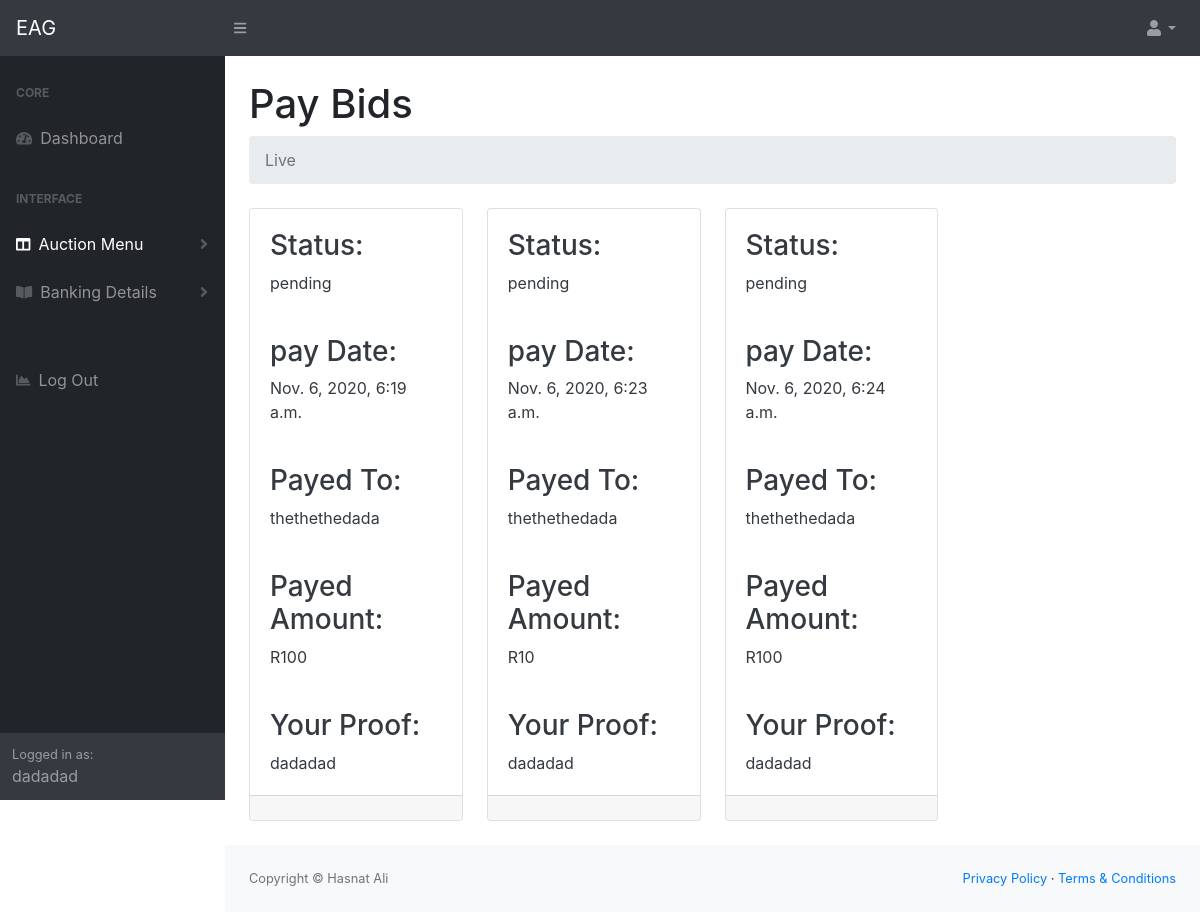
/PayBids/ (signed in), run on an earlier commit of the app's database.
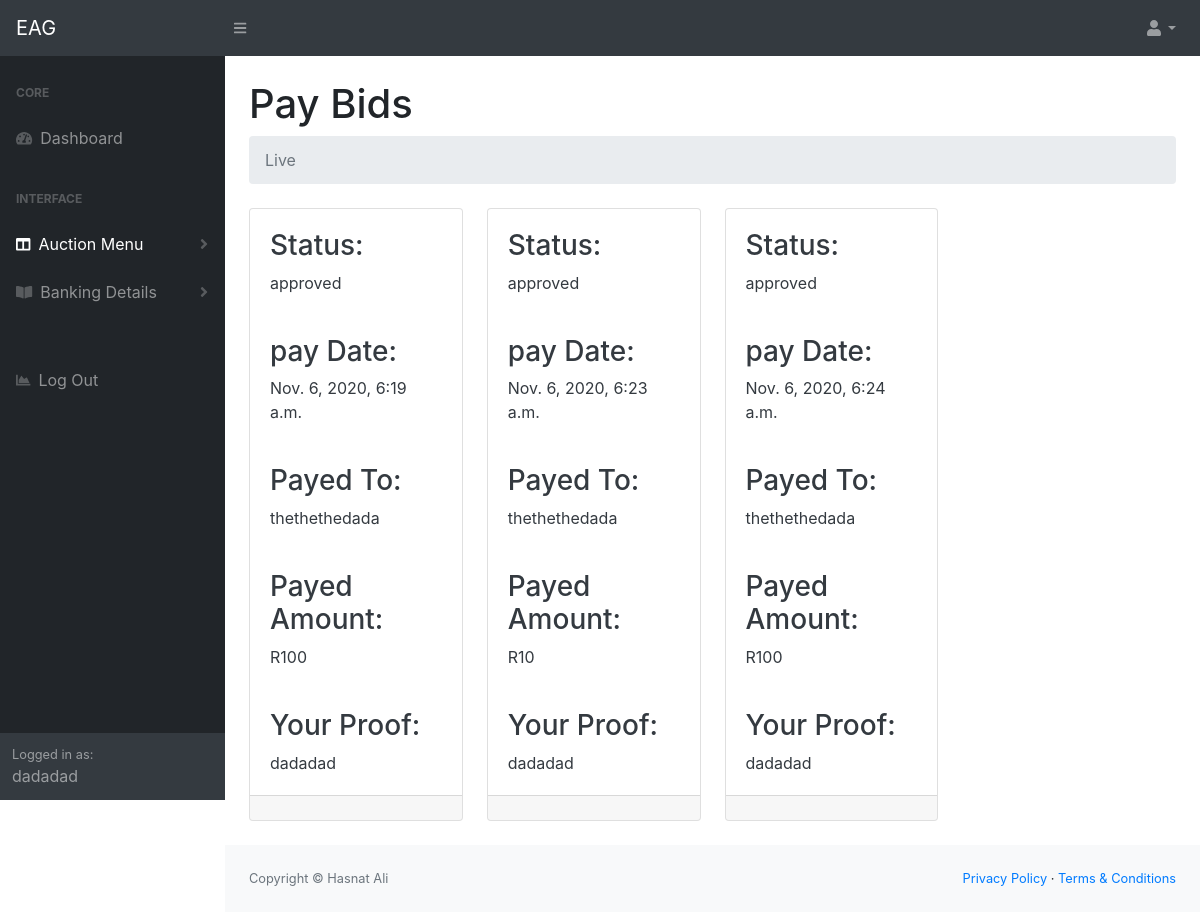
And on a later commit of the database.
### dashboard/models.py (models this page shows, shortened)
class BuyBid(models.Model):
    buyer = models.ForeignKey(Customer, null=True, on_delete= models.SET_NULL)
    bider = models.ForeignKey(Bids, null=True, on_delete= models.SET_NULL)
    quantity = models.IntegerField(default=0)
    CATEGORY = (
			('pending', 'Pending'),
			('approved', 'Approved'),
			('declined', 'Declined'),
			)
    status =models.CharField(max_length=200, null=True, choices=CATEGORY)
    CATEGORY1 = (
			('2', '2 Days'),
			('5', '5 Days'),
			)
    days =models.CharField(max_length=200, null=True, choices=CATEGORY1)
    proof = models.ImageField(null=True, blank=True)
    date_created = models.DateTimeField(auto_now_add=True, null=True)

class Bids(models.Model):
    customer = models.ForeignKey(Customer, null=True, on_delete= models.SET_NULL)
    auction = models.ForeignKey(Auction, null=True, on_delete= models.SET_NULL)
    CATEGORY = (
			('500', 'R500'),
			('1000', 'R1000'),
			('2000', 'R2000'),
			('5000', 'R5000'),
			)
    bided =models.CharField(max_length=200, null=True, choices=CATEGORY)
    remainingbid = models.IntegerField(default=0)
    date_created = models.DateTimeField(auto_now_add=True, null=True)

class Customer(models.Model):
    user = models.OneToOneField(User, on_delete=models.CASCADE, null=True)
    name = models.CharField(max_length=200, null=True)
    first_name = models.CharField(max_length=200, null=True)
    last_name = models.CharField(max_length=200, null=True)
    account_holder_name = models.CharField(max_length=200, null=True)
    account_number = models.CharField(max_length=200, null=True)
    phone = models.CharField(max_length=200, null=True)
    CATEGORY = (
			('Capitec', 'Capitec'),
			('Absa', 'Absa'),
			('Nedbank', 'Nedbank'),
			('Standard Bank', 'Standard_bank'),
			('Tyme Bank', 'Tyme'),
			('Bidvest', 'Bidvest'),
			('African Bank', 'African_Bank'),
			('Gro bank south Africa', 'Gro_bank_south_Africa'),
			('FNB South Africa', 'FNB_South_Africa'),
			('FNB Namibia', 'FNB_Namibia'),
			('FNB South Africa', 'FNB_South_Africa'),
			('FNB Swaziland', 'FNB_Swaziland'),
			('FNB Zambia', 'FNB_Zambia'),
			)
    banks = models.CharField(max_length=200, null=True, choices=CATEGORY)
    def __str__(self):
        return str(self.name)

### dashboard/views.py (the view)
# urls.py: path('PayBids/', views.paybid, name="pay_bids"),
@login_required(login_url="homepage")
def paybid(request):
    payer = request.user.customer
    payed = payer.buybid_set.all()
    context = {
        'payed': payed
    }
    return render(request, 'dashboard/dist/PayBids.html', context)

### dashboard/templates/dashboard/dist/PayBids.html (shortened to what the changed rows need)
<!DOCTYPE html>
{% load static %}
<html lang="en">
    <head>
        <link href="{%static 'css/styles.css' %}" rel="stylesheet" />
        <link href="https://cdn.datatables.net/1.10.20/css/dataTables.bootstrap4.min.css" rel="stylesheet" />
    </head>
    <body class="sb-nav-fixed">
        <div id="layoutSidenav">
            <div id="layoutSidenav_content">
                <main>
                    <div class="container-fluid">
                        <h1 class="mt-4">Pay Bids</h1>
                        <div class="row">
                            {% for pay in payed %}
                                    <div class="col-xl-3 col-md-6">
                                        <div class="card text-dark mb-4">
                                            <div class="card-body"><h3>Status: </h3> {{pay.status}}</div>
                                            <div class="card-body"><h3>pay Date: </h3> {{pay.date_created}}</div>
                                            <div class="card-body"><h3>Payed To: </h3> {{pay.bider.customer.name}}</div>
                                            <div class="card-body"><h3>Payed Amount: </h3> R{{pay.quantity}}</div>
                                            <div class="card-body"><h3>Your Proof: </h3> {{pay.buyer}}</div>
                                            <div class="card-footer d-flex align-items-center justify-content-between">
                                            </div>
                                        </div>
                                    </div>
                            {% endfor %}
                        </div>
                </main>
            </div>
        </div>
    </body>
</html>

What changed in the data, as far as the page shows it:
changed BuyBid "Nov. 6, 2020, 6:19 a.m.": status "pending" → "approved"
changed BuyBid "Nov. 6, 2020, 6:23 a.m.": status "pending" → "approved"
changed BuyBid "Nov. 6, 2020, 6:24 a.m.": status "pending" → "approved"
